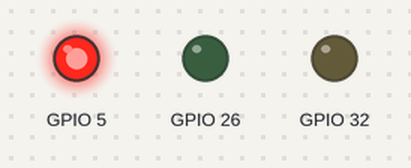
This program was run on a simulated ESP32. On the bench: output pins drawn as LEDs (lit = HIGH). What the program prints to the serial monitor is not drawn.

Above: at 15.0 s.
At 32.5 s:
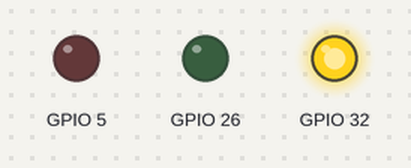
At 45.0 s:
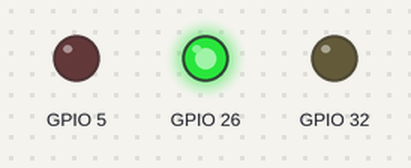
Timing chart, 0 to 71.5 s (numbered marks = the images above):
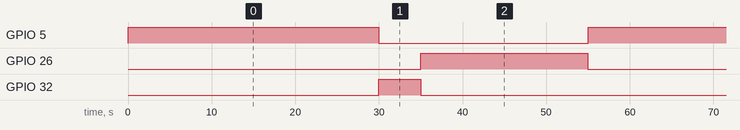

The program:

main.cpp
```cpp
#include <Arduino.h>

// put function declarations here:
int myFunction(int, int);

void setup() {
  // put your setup code here, to run once:
  Serial.begin(115200);
  Serial.println("Hello, ESP32!");
  pinMode(5, OUTPUT);
  pinMode(32, OUTPUT);
  pinMode(26, OUTPUT);
}

void loop() {
  // put your main code here, to run repeatedly:
  digitalWrite(5, HIGH);
  delay(30000);
  digitalWrite(5, LOW);

  digitalWrite(32, HIGH);
  delay(5000);
  digitalWrite(32, LOW);

  digitalWrite(26, HIGH);
  delay(20000);
  digitalWrite(26, LOW);
}

// put function definitions here:
int myFunction(int x, int y) {
  return x + y;
}
```

Measured:
- by itself, GPIO 5: alternates HIGH for 30.0 s and LOW for 25.0 s
- by itself, GPIO 26: alternates HIGH for 20.0 s and LOW for 35.0 s
- by itself, GPIO 32: alternates HIGH for 5.0 s and LOW for 50.0 s
